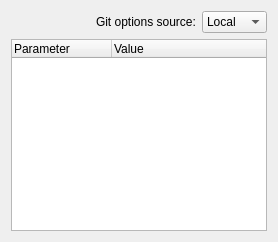
     <widget class="QWidget" name="GitConfig">
      <attribute name="title">
       <string>Gi&amp;t config</string>
      </attribute>
      <layout class="QVBoxLayout" name="verticalLayout">
       <item>
        <layout class="QHBoxLayout" name="horizontalLayout">
         <item>
          <spacer name="horizontalSpacer">
           <property name="orientation">
            <enum>Qt::Horizontal</enum>
           </property>
           <property name="sizeHint" stdset="0">
            <size>
             <width>40</width>
             <height>20</height>
            </size>
           </property>
          </spacer>
         </item>
         <item>
          <widget class="QLabel" name="textLabelGitConfigSource">
           <property name="text">
            <string>Git options source:</string>
           </property>
          </widget>
         </item>
         <item>
          <widget class="QComboBox" name="comboBoxGitConfigSource">
           <item>
            <property name="text">
             <string>Local</string>
            </property>
           </item>
           <item>
            <property name="text">
             <string>Global</string>
            </property>
           </item>
          </widget>
         </item>
        </layout>
       </item>
       <item>
        <widget class="QTreeWidget" name="treeWidgetGitConfig">
         <property name="columnCount">
          <number>2</number>
         </property>
         <column>
          <property name="text">
           <string notr="true">Parameter</string>
          </property>
         </column>
         <column>
          <property name="text">
           <string>Value</string>
          </property>
         </column>
        </widget>
       </item>
      </layout>
     </widget>
